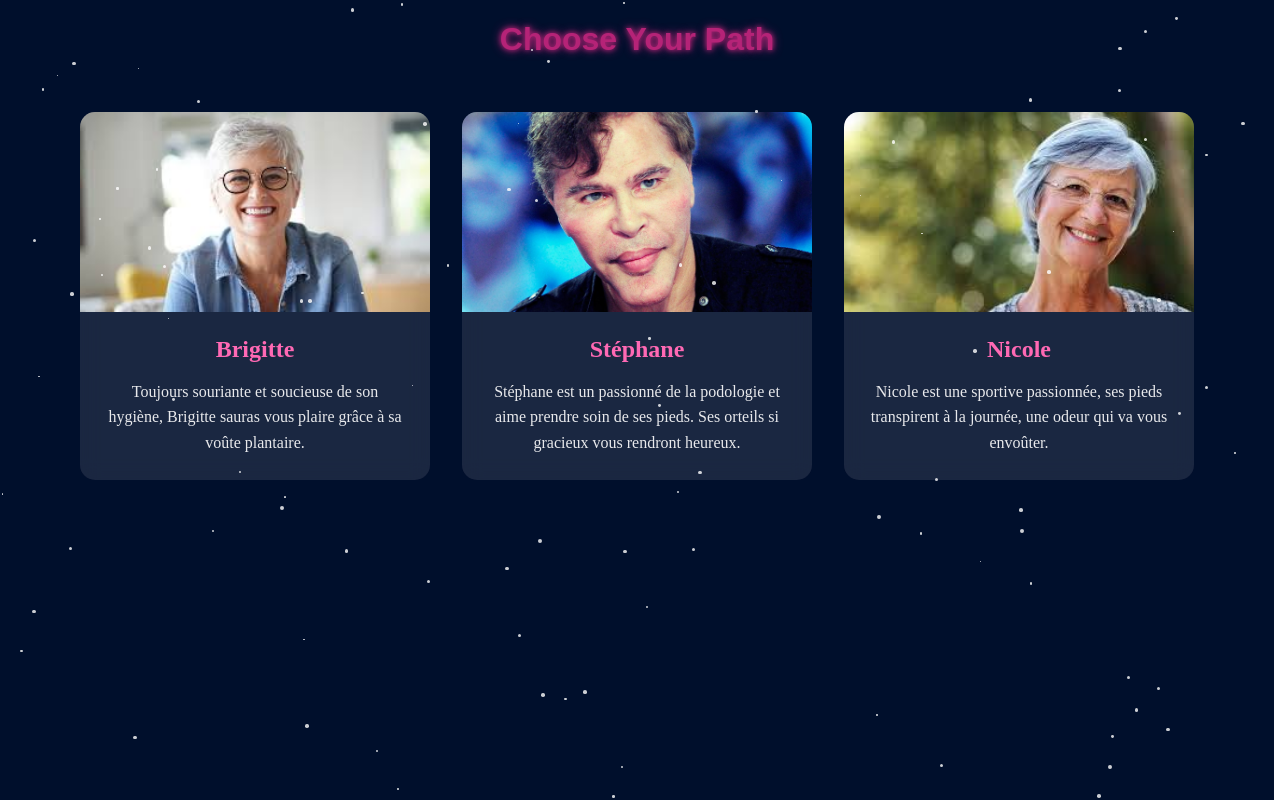
The app's page /choice with its own data.
### models.py (models this page shows)
class Model(Base):
    __tablename__ = "models"
    id = Column(Integer, primary_key=True, index=True)
    name = Column(String, index=True)
    description = Column(Text)
    avatar_path = Column(String)
    gallery_folder = Column(String)  # Dossier contenant les photos du modèle

### web.py (the view)
@app.get("/choice", response_class=HTMLResponse)
async def choice_page(request: Request, db: Session = Depends(get_db)):
    models = db.query(Model).all()
    return templates.TemplateResponse("choice.html", {"request": request, "models": models})

### templates/choice.html (shortened to what this page needs)
<!DOCTYPE html>
<html lang="en">
<head>
    <link rel="stylesheet" href="/static/css/index.css">
    <link rel="stylesheet" href="/static/css/main.css">
</head>
<body>
    <div class="stars"></div>
    <div class="main-wrapper">
        <h1 class="title">Choose Your Path</h1>
        <div class="choice-container">
            {% for model in models %}
            <a href="/gallery/{{ model.id }}" class="choice-block">
                <div class="choice-image">
                    <img src="{{ model.avatar_path }}" alt="{{ model.name }}">
                </div>
                <div class="choice-content">
                    <h2>{{ model.name }}</h2>
                    <p>{{ model.description }}</p>
                </div>
            </a>
            {% endfor %}
        </div>
    </div>
</body>
</html>

### static/css/index.css (style rules this page uses)
body { background-color: rgb(0, 15, 44); min-height: 100vh; margin: 0; display: flex; justify-content: center; overflow-y: auto; overflow-x: hidden; }
.main-wrapper { display: flex; flex-direction: column; align-items: center; width: 100%; }
.title { text-align: center; color: #b52377; text-shadow: 0 0 5px #b52377, 0 0 10px #b52377; font-family: Arial, sans-serif; }
.choice-container { display: flex; justify-content: center; gap: 2rem; padding: 2rem; width: 100%; max-width: 1200px; margin: 0 auto; }
.choice-block { flex: 1; max-width: 350px; background: rgba(255, 255, 255, 0.1); border-radius: 15px; overflow: hidden; text-decoration: none; color: white; transition: transform 0.3s ease, box-shadow 0.3s ease; backdrop-filter: blur(10px); }
.choice-image { width: 100%; height: 200px; overflow: hidden; }
.choice-image img { width: 100%; height: 100%; object-fit: cover; transition: transform 0.3s ease; }
.choice-content { padding: 1.5rem; text-align: center; }
.choice-content h2 { margin: 0 0 1rem 0; color: #ff69b4; font-size: 1.5rem; }
.choice-content p { margin: 0; line-height: 1.6; font-size: 1rem; opacity: 0.9; }
.stars { position: fixed; top: 0; left: 0; width: 100%; height: 100%; z-index: 0; }

### records on screen
Model: avatar_path (picture), name "Brigitte", description "Toujours souriante et soucieuse de son hygiène, Brigitte sauras vous plaire grâce à sa voûte plantaire."
Model: avatar_path (picture), name "Stéphane", description "Stéphane est un passionné de la podologie et aime prendre soin de ses pieds. Ses orteils si gracieux vous rendront heureux."
Model: avatar_path (picture), name "Nicole", description "Nicole est une sportive passionnée, ses pieds transpirent à la journée, une odeur qui va vous envoûter."
